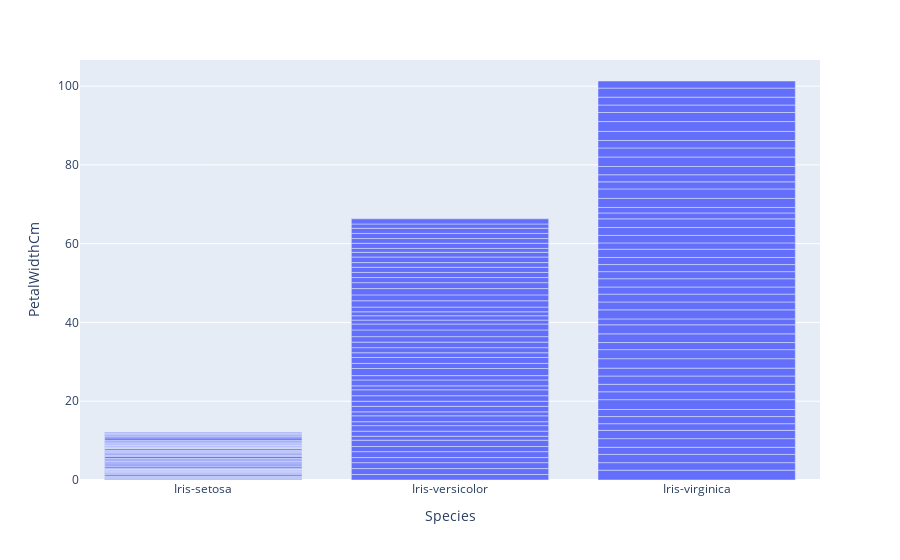

Notebook source saved alongside this figure:
### Code cell
# drawing bar graph using plotly
px.bar(iris,x='Species',y='PetalWidthCm')

### Figure 1 — Plotly figure (JSON) as saved in the notebook; plotly's stock layout.template omitted (floating-point values rounded to 4 significant figures; data arrays with more than 128 entries replaced by an {"elided": "..."} marker saying what was removed)
{"data": [{"alignmentgroup": "True", "hovertemplate": "Species=%{x}<br>PetalWidthCm=%{y}<extra></extra>", "legendgroup": "", "marker": {"color": "#636efa", "pattern": {"shape": ""}}, "name": "", "offsetgroup": "", "orientation": "v", "showlegend": false, "textposition": "auto", "type": "bar", "x": {"elided": "150 str values"}, "xaxis": "x", "y": {"elided": "150 float values"}, "yaxis": "y"}], "layout": {"barmode": "relative", "legend": {"tracegroupgap": 0}, "margin": {"t": 60}, "xaxis": {"anchor": "y", "domain": [0, 1], "title": {"text": "Species"}}, "yaxis": {"anchor": "x", "domain": [0, 1], "title": {"text": "PetalWidthCm"}}}}
